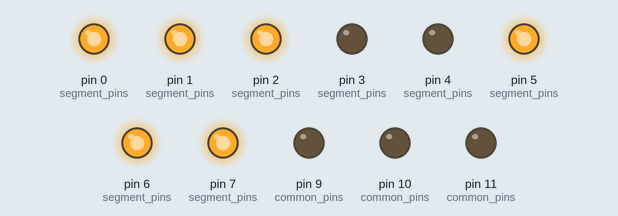
The sketch below on a simulated Arduino Uno, built with avr-gcc and run on an emulated ATmega328P. Parts: output pins drawn as LEDs (lit = HIGH).

Above: at 0.1 s.
At 4.6 s:
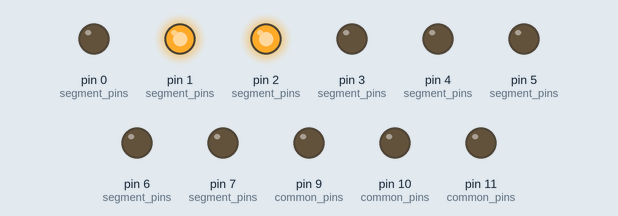
At 9.6 s:
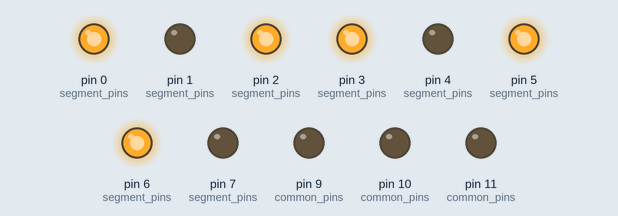
At 19.6 s:
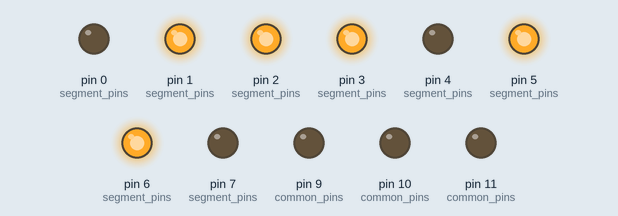
At 29.1 s:
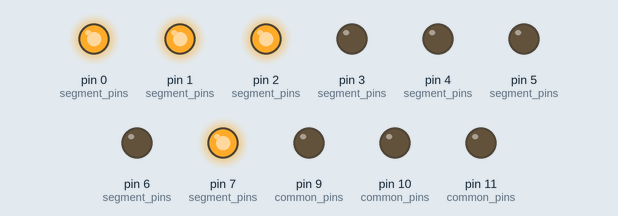
At 39.1 s:
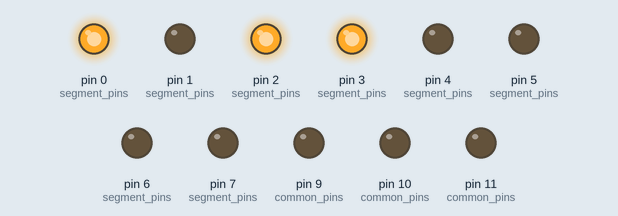
Timing chart, 0 to 40.0 s (numbered marks = the images above):
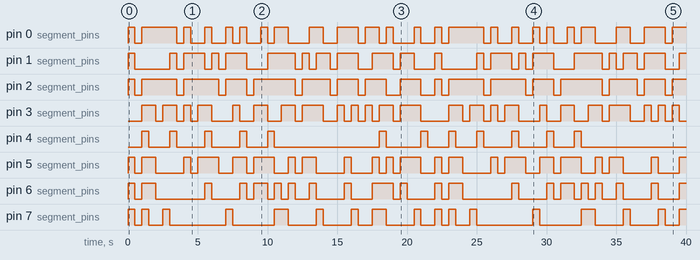

Measured:
- by itself, pin 0 (segment_pins): LOW → HIGH at 0.00 s, → LOW 0.50 s later, → HIGH 0.50 s later, → LOW 2.5 s later, … (47 changes in this stretch)
- by itself, pin 1 (segment_pins): LOW → HIGH at 0.00 s, → LOW 0.50 s later, → HIGH 2.5 s later, → LOW 0.50 s later, … (41 changes in this stretch)
- by itself, pin 2 (segment_pins): LOW → HIGH at 0.00 s, → LOW 0.50 s later, → HIGH 0.50 s later, → LOW 2.5 s later, … (33 changes in this stretch)
- by itself, pin 3 (segment_pins): LOW → HIGH at 1.0 s, → LOW 1.0 s later, → HIGH 0.50 s later, → LOW 1.0 s later, … (48 changes in this stretch)
- by itself, pin 4 (segment_pins): LOW → HIGH at 1.0 s, → LOW 0.50 s later, → HIGH 1.5 s later, → LOW 0.50 s later, … (24 changes in this stretch)
- by itself, pin 5 (segment_pins): LOW → HIGH at 0.00 s, → LOW 0.50 s later, → HIGH 0.50 s later, → LOW 1.0 s later, … (43 changes in this stretch)
- by itself, pin 6 (segment_pins): LOW → HIGH at 0.00 s, → LOW 0.50 s later, → HIGH 0.50 s later, → LOW 1.0 s later, … (41 changes in this stretch)
- by itself, pin 7 (segment_pins): LOW → HIGH at 0.00 s, → LOW 0.50 s later, → HIGH 0.50 s later, → LOW 0.50 s later, … (33 changes in this stretch)

The sketch:

LED_7segments.ino
```cpp
int segment_pins[] = { 0, 1, 2, 3, 4, 5, 6, 7, -1};
int common_pins[] = { 9, 10, 11, -1};
enum {
  CLR    = 0x00,

  LPAR   = 0x8d,
  RPAR   = 0xe8,
  PLUS   = 0x62,
  MINUS  = 0x02,

  DP     = 0x10,
  ZERO   = 0xed,
  ONE    = 0x60,
  TWO    = 0xce,
  THREE  = 0xea,
  FOUR   = 0x63,
  FIVE   = 0xab,
  SIX    = 0xaf,
  SEVEN  = 0xe0,
  EIGHT  = 0xef,
  NINE   = 0xeb,

  ALPHA  = 0xe7,
  ALPHA_SMALL  = 0xee,
  BRAVO  = 0x2f,
  CHARLIE= 0x8d,
  CHARLIE_SMALL= 0x0e,
  DELTA  = 0x6e,
  ECHO   = 0x8f,
  ECHO_SMALL   = 0xcf,
  FOXTROT= 0x87,
  GOLF   = 0xad,
  HOTEL  = 0x67,
  HOTEL_SMALL  = 0x27,
  INDIA  = 0x05,
  JULIETT= 0x6c,
  KILO   = 0x1f | DP,
  LIMA   = 0x0d,
  MIKE   = 0x26 | DP,
  NOVEMBER= 0x26,
  OSCAR  = 0x2e,
  PAPA   = 0xc7,
  QUEBEC = ZERO | DP,
  ROMEO  = 0x06,
  SIERRA = 0xab,
  TANGO  = 0x0f,
  UNIFORM= 0x6d,
  UNIFORM_SMALL= 0x2c,
  VICTOR = 0x6d,
  WHISKY = 0x6d | DP,
  XRAY   = HOTEL | DP,
  YANKEE = 0x6b,
  ZULU   = 0xde,
};

int pattern[] = {
  CLR, 0, 0, 0, 0, 0, 0, 0, LPAR, RPAR, 0, PLUS, DP, MINUS, DP, 0,
  ZERO, ONE, TWO, THREE, FOUR, FIVE, SIX, SEVEN, EIGHT, NINE,
  0, 0, 0, 0, 0, 0, 0,
  ALPHA, BRAVO, CHARLIE, DELTA, ECHO, FOXTROT,
  GOLF, HOTEL, INDIA, JULIETT, KILO, LIMA, MIKE,
  NOVEMBER, OSCAR, PAPA, QUEBEC, ROMEO, SIERRA,
  TANGO, UNIFORM, VICTOR, WHISKY, XRAY, YANKEE, ZULU,
  };

void setup() {
  // put your setup code here, to run once:
  for(int i = 0; common_pins[i] != -1; ++i) {
    pinMode(common_pins[i], OUTPUT);
    digitalWrite(common_pins[i], LOW);
  }
  for(int i = 0; segment_pins[i] != -1; ++i) {
    pinMode(segment_pins[i], OUTPUT);
    digitalWrite(segment_pins[i], LOW);
  }
}

int state = 0;
char prev_displayed = ' ';
void loop() {
  const char * str = "a quick brown fox jumped over the lazy dog. ";
  for(int i = 0; str[i] != '\0'; ++i) {
    for(int bit = 0; bit < 8; ++bit) {
      if ( pattern[toupper(str[i])-' ']>>bit & 1 ) {
        digitalWrite(segment_pins[bit], HIGH);
      } else {
        digitalWrite(segment_pins[bit], LOW);
      }
    }
    delay(500);
  }
}
```
